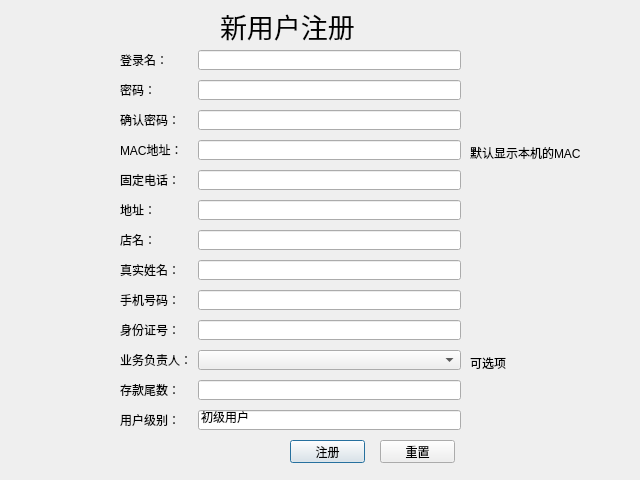
<?xml version="1.0" encoding="UTF-8"?>
<ui version="4.0">
 <class>RegisterBox</class>
 <widget class="QDialog" name="RegisterBox">
  <property name="geometry">
   <rect>
    <x>0</x>
    <y>0</y>
    <width>640</width>
    <height>480</height>
   </rect>
  </property>
  <property name="windowTitle">
   <string>新用户注册</string>
  </property>
  <property name="windowIcon">
   <iconset>
    <normaloff>:/icon/images/logo.png</normaloff>:/icon/images/logo.png</iconset>
  </property>
  <widget class="QLabel" name="label_14">
   <property name="geometry">
    <rect>
     <x>220</x>
     <y>10</y>
     <width>141</width>
     <height>31</height>
    </rect>
   </property>
   <property name="font">
    <font>
     <family>黑体</family>
     <pointsize>20</pointsize>
    </font>
   </property>
   <property name="text">
    <string>新用户注册</string>
   </property>
  </widget>
  <widget class="QLabel" name="txtPswAlert">
   <property name="geometry">
    <rect>
     <x>470</x>
     <y>115</y>
     <width>141</width>
     <height>16</height>
    </rect>
   </property>
   <property name="styleSheet">
    <string notr="true">color: rgb(255, 0, 0);</string>
   </property>
   <property name="text">
    <string/>
   </property>
  </widget>
  <widget class="QPushButton" name="btnSubmit">
   <property name="geometry">
    <rect>
     <x>290</x>
     <y>440</y>
     <width>75</width>
     <height>23</height>
    </rect>
   </property>
   <property name="text">
    <string>注册</string>
   </property>
  </widget>
  <widget class="QLabel" name="label_10">
   <property name="geometry">
    <rect>
     <x>470</x>
     <y>145</y>
     <width>111</width>
     <height>16</height>
    </rect>
   </property>
   <property name="text">
    <string>默认显示本机的MAC</string>
   </property>
  </widget>
  <widget class="QLabel" name="label_15">
   <property name="geometry">
    <rect>
     <x>470</x>
     <y>355</y>
     <width>111</width>
     <height>16</height>
    </rect>
   </property>
   <property name="text">
    <string>可选项</string>
   </property>
  </widget>
  <widget class="QPushButton" name="btnReset">
   <property name="geometry">
    <rect>
     <x>380</x>
     <y>440</y>
     <width>75</width>
     <height>23</height>
    </rect>
   </property>
   <property name="text">
    <string>重置</string>
   </property>
  </widget>
  <widget class="QWidget" name="formLayoutWidget">
   <property name="geometry">
    <rect>
     <x>120</x>
     <y>50</y>
     <width>341</width>
     <height>382</height>
    </rect>
   </property>
   <layout class="QFormLayout" name="formLayout">
    <property name="fieldGrowthPolicy">
     <enum>QFormLayout::AllNonFixedFieldsGrow</enum>
    </property>
    <property name="horizontalSpacing">
     <number>6</number>
    </property>
    <property name="verticalSpacing">
     <number>10</number>
    </property>
    <item row="0" column="0">
     <widget class="QLabel" name="label">
      <property name="styleSheet">
       <string notr="true">font: 14pt &quot;楷体&quot;;</string>
      </property>
      <property name="text">
       <string>登录名：</string>
      </property>
     </widget>
    </item>
    <item row="0" column="1">
     <widget class="QLineEdit" name="txiUsername">
      <property name="minimumSize">
       <size>
        <width>0</width>
        <height>20</height>
       </size>
      </property>
      <property name="maximumSize">
       <size>
        <width>16777215</width>
        <height>20</height>
       </size>
      </property>
      <property name="text">
       <string/>
      </property>
     </widget>
    </item>
    <item row="1" column="0">
     <widget class="QLabel" name="label_2">
      <property name="styleSheet">
       <string notr="true">font: 14pt &quot;楷体&quot;;</string>
      </property>
      <property name="text">
       <string>密码：</string>
      </property>
     </widget>
    </item>
    <item row="1" column="1">
     <widget class="QLineEdit" name="txiPassword">
      <property name="minimumSize">
       <size>
        <width>0</width>
        <height>20</height>
       </size>
      </property>
      <property name="maximumSize">
       <size>
        <width>16777215</width>
        <height>20</height>
       </size>
      </property>
      <property name="echoMode">
       <enum>QLineEdit::Password</enum>
      </property>
     </widget>
    </item>
    <item row="2" column="0">
     <widget class="QLabel" name="label_3">
      <property name="styleSheet">
       <string notr="true">font: 14pt &quot;楷体&quot;;</string>
      </property>
      <property name="text">
       <string>确认密码：</string>
      </property>
     </widget>
    </item>
    <item row="2" column="1">
     <widget class="QLineEdit" name="txiRePassword">
      <property name="minimumSize">
       <size>
        <width>0</width>
        <height>20</height>
       </size>
      </property>
      <property name="maximumSize">
       <size>
        <width>16777215</width>
        <height>20</height>
       </size>
      </property>
      <property name="echoMode">
       <enum>QLineEdit::Password</enum>
      </property>
     </widget>
    </item>
    <item row="3" column="0">
     <widget class="QLabel" name="label_4">
      <property name="styleSheet">
       <string notr="true">font: 14pt &quot;楷体&quot;;</string>
      </property>
      <property name="text">
       <string>MAC地址：</string>
      </property>
     </widget>
    </item>
    <item row="3" column="1">
     <widget class="QLineEdit" name="txiMac">
      <property name="minimumSize">
       <size>
        <width>0</width>
        <height>20</height>
       </size>
      </property>
      <property name="maximumSize">
       <size>
        <width>16777215</width>
        <height>20</height>
       </size>
      </property>
      <property name="readOnly">
       <bool>true</bool>
      </property>
     </widget>
    </item>
    <item row="4" column="0">
     <widget class="QLabel" name="label_5">
      <property name="styleSheet">
       <string notr="true">font: 14pt &quot;楷体&quot;;</string>
      </property>
      <property name="text">
       <string>固定电话：</string>
      </property>
     </widget>
    </item>
    <item row="4" column="1">
     <widget class="QLineEdit" name="txiAdrTel">
      <property name="minimumSize">
       <size>
        <width>0</width>
        <height>20</height>
       </size>
      </property>
      <property name="maximumSize">
       <size>
        <width>16777215</width>
        <height>20</height>
       </size>
      </property>
     </widget>
    </item>
    <item row="5" column="0">
     <widget class="QLabel" name="label_6">
      <property name="styleSheet">
       <string notr="true">font: 14pt &quot;楷体&quot;;</string>
      </property>
      <property name="text">
       <string>地址：</string>
      </property>
     </widget>
    </item>
    <item row="5" column="1">
     <widget class="QLineEdit" name="txiAddress">
      <property name="minimumSize">
       <size>
        <width>0</width>
        <height>20</height>
       </size>
      </property>
      <property name="maximumSize">
       <size>
        <width>16777215</width>
        <height>20</height>
       </size>
      </property>
     </widget>
    </item>
    <item row="6" column="0">
     <widget class="QLabel" name="label_7">
      <property name="styleSheet">
       <string notr="true">font: 14pt &quot;楷体&quot;;</string>
      </property>
      <property name="text">
       <string>店名：</string>
      </property>
     </widget>
    </item>
    <item row="6" column="1">
     <widget class="QLineEdit" name="txiShopName">
      <property name="minimumSize">
       <size>
        <width>0</width>
        <height>20</height>
       </size>
      </property>
      <property name="maximumSize">
       <size>
        <width>16777215</width>
        <height>20</height>
       </size>
      </property>
     </widget>
    </item>
    <item row="8" column="0">
     <widget class="QLabel" name="label_8">
      <property name="styleSheet">
       <string notr="true">font: 14pt &quot;楷体&quot;;</string>
      </property>
      <property name="text">
       <string>手机号码：</string>
      </property>
     </widget>
    </item>
    <item row="8" column="1">
     <widget class="QLineEdit" name="txiMobilePhone">
      <property name="minimumSize">
       <size>
        <width>0</width>
        <height>20</height>
       </size>
      </property>
      <property name="maximumSize">
       <size>
        <width>16777215</width>
        <height>20</height>
       </size>
      </property>
     </widget>
    </item>
    <item row="9" column="0">
     <widget class="QLabel" name="label_9">
      <property name="styleSheet">
       <string notr="true">font: 14pt &quot;楷体&quot;;</string>
      </property>
      <property name="text">
       <string>身份证号：</string>
      </property>
     </widget>
    </item>
    <item row="9" column="1">
     <widget class="QLineEdit" name="txiIdentityNo">
      <property name="minimumSize">
       <size>
        <width>0</width>
        <height>20</height>
       </size>
      </property>
      <property name="maximumSize">
       <size>
        <width>16777215</width>
        <height>20</height>
       </size>
      </property>
     </widget>
    </item>
    <item row="10" column="0">
     <widget class="QLabel" name="label_11">
      <property name="styleSheet">
       <string notr="true">font: 14pt &quot;楷体&quot;;</string>
      </property>
      <property name="text">
       <string>业务负责人：</string>
      </property>
     </widget>
    </item>
    <item row="11" column="0">
     <widget class="QLabel" name="label_12">
      <property name="styleSheet">
       <string notr="true">font: 14pt &quot;楷体&quot;;</string>
      </property>
      <property name="text">
       <string>存款尾数：</string>
      </property>
     </widget>
    </item>
    <item row="11" column="1">
     <widget class="QLineEdit" name="txiAcountTail">
      <property name="minimumSize">
       <size>
        <width>0</width>
        <height>20</height>
       </size>
      </property>
      <property name="maximumSize">
       <size>
        <width>16777215</width>
        <height>20</height>
       </size>
      </property>
      <property name="readOnly">
       <bool>true</bool>
      </property>
     </widget>
    </item>
    <item row="12" column="0">
     <widget class="QLabel" name="label_13">
      <property name="styleSheet">
       <string notr="true">font: 14pt &quot;楷体&quot;;</string>
      </property>
      <property name="text">
       <string>用户级别：</string>
      </property>
     </widget>
    </item>
    <item row="12" column="1">
     <widget class="QLineEdit" name="lineEdit">
      <property name="minimumSize">
       <size>
        <width>0</width>
        <height>20</height>
       </size>
      </property>
      <property name="maximumSize">
       <size>
        <width>16777215</width>
        <height>20</height>
       </size>
      </property>
      <property name="text">
       <string>初级用户</string>
      </property>
      <property name="readOnly">
       <bool>true</bool>
      </property>
     </widget>
    </item>
    <item row="7" column="0">
     <widget class="QLabel" name="label_17">
      <property name="styleSheet">
       <string notr="true">font: 14pt &quot;楷体&quot;;</string>
      </property>
      <property name="text">
       <string>真实姓名：</string>
      </property>
     </widget>
    </item>
    <item row="7" column="1">
     <widget class="QLineEdit" name="txiRealName">
      <property name="minimumSize">
       <size>
        <width>0</width>
        <height>20</height>
       </size>
      </property>
      <property name="maximumSize">
       <size>
        <width>16777215</width>
        <height>20</height>
       </size>
      </property>
     </widget>
    </item>
    <item row="10" column="1">
     <widget class="QComboBox" name="cbxWorkList">
      <property name="minimumSize">
       <size>
        <width>0</width>
        <height>20</height>
       </size>
      </property>
      <property name="maximumSize">
       <size>
        <width>16777215</width>
        <height>20</height>
       </size>
      </property>
     </widget>
    </item>
   </layout>
  </widget>
 </widget>
 <tabstops>
  <tabstop>txiUsername</tabstop>
  <tabstop>txiPassword</tabstop>
  <tabstop>txiRePassword</tabstop>
  <tabstop>txiMac</tabstop>
  <tabstop>txiAdrTel</tabstop>
  <tabstop>txiAddress</tabstop>
  <tabstop>txiShopName</tabstop>
  <tabstop>txiRealName</tabstop>
  <tabstop>txiMobilePhone</tabstop>
  <tabstop>txiIdentityNo</tabstop>
  <tabstop>txiAcountTail</tabstop>
  <tabstop>lineEdit</tabstop>
  <tabstop>btnSubmit</tabstop>
  <tabstop>btnReset</tabstop>
 </tabstops>
 <resources/>
 <connections/>
</ui>
